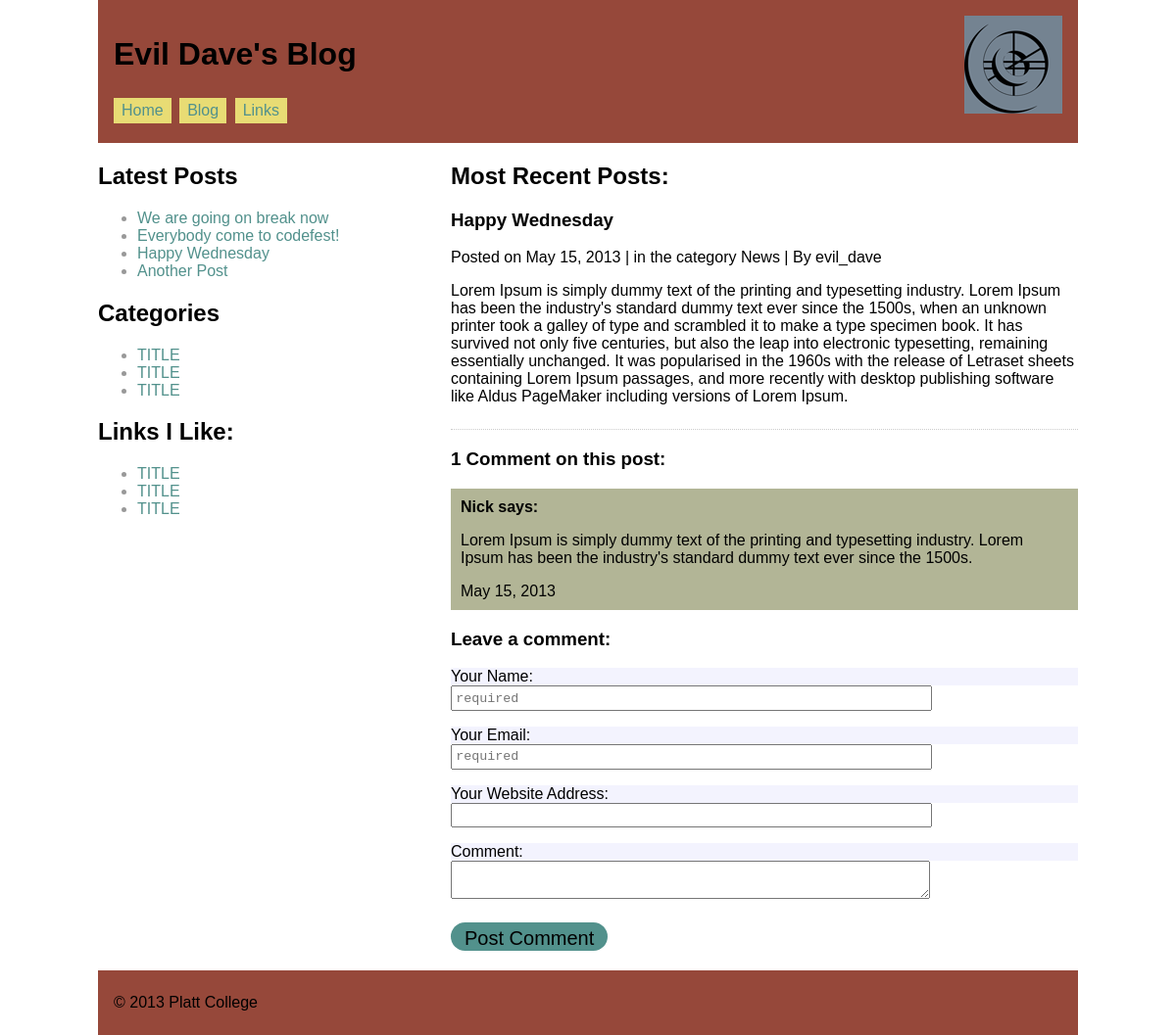
Page /blog/index.php?page=single&post_id=1 on the committed database.
### tables this page shows
CREATE TABLE IF NOT EXISTS `posts` (
  `post_id` mediumint(8) unsigned NOT NULL AUTO_INCREMENT,
  `title` text NOT NULL,
  `date` datetime NOT NULL,
  `body` text NOT NULL,
  `category_id` mediumint(8) unsigned NOT NULL,
  `user_id` mediumint(8) unsigned NOT NULL,
  `is_public` tinyint(1) NOT NULL,
  `allow_comments` tinyint(1) NOT NULL,
  PRIMARY KEY (`post_id`)
);

CREATE TABLE IF NOT EXISTS `categories` (
  `category_id` mediumint(8) unsigned NOT NULL AUTO_INCREMENT,
  `name` varchar(40) NOT NULL,
  `color` varchar(40) NOT NULL,
  PRIMARY KEY (`category_id`)
);

CREATE TABLE IF NOT EXISTS `users` (
  `user_id` mediumint(8) unsigned NOT NULL AUTO_INCREMENT,
  `username` varchar(100) NOT NULL,
  `password` varchar(40) NOT NULL,
  `email` varchar(100) NOT NULL,
  `join_date` date NOT NULL,
  `avatar_link` varchar(100) NOT NULL,
  `is_admin` tinyint(1) NOT NULL,
  PRIMARY KEY (`user_id`)
);

CREATE TABLE IF NOT EXISTS `comments` (
  `comment_id` mediumint(8) unsigned NOT NULL AUTO_INCREMENT,
  `name` varchar(40) NOT NULL,
  `email` varchar(100) NOT NULL,
  `url` varchar(100) NOT NULL,
  `date` datetime NOT NULL,
  `body` text NOT NULL,
  `post_id` mediumint(8) unsigned NOT NULL,
  `is_approved` tinyint(1) NOT NULL,
  PRIMARY KEY (`comment_id`)
);

### blog/content-single.php (the view, shortened to what this page needs)
<?php
$post_id =$_GET['post_id'];
$query = "SELECT posts.*, categories.*, users.username, users.user_id
FROM posts, categories, users
WHERE posts.is_public = 1
AND posts.category_id = categories.category_id
AND posts.user_id = users.user_id
AND posts.post_id = $post_id
ORDER BY posts.date DESC
LIMIT 1";
if( $result = $db->query($query) ):
	?>
<h2>Most Recent Posts:</h2>
<?php
while( $row = $result->fetch_assoc() ):
	?>
<article class="post">
	<h3><?php echo $row['title']; ?></h3>
	<div class="postmeta">Posted on <?php echo convert_date($row['date']); ?>
		| in the category <?php echo $row['name']; ?>
		| By <?php echo $row['username']; ?>
	</div>
	<p><?php echo $row['body']; ?></p>
</article>
<?php
$query_comm = "SELECT name, date, body
FROM comments
WHERE is_approved = 1
AND post_id = $post_id
ORDER BY date ASC";
if($result_comm = $db->query($query_comm)):
	?>
<section id ="comments">
	<h3><?php echo comments_number($result_comm->num_rows); ?>  on this post:</h3>
	<?php if( $result_comm->num_rows >0 ): ?>
	<ol>
	<?php
		while($row_comm = $result_comm->fetch_assoc()): ?>
		<li>
		<h4><?php echo $row_comm['name'];?> says:</h4>
		<p><?php echo $row_comm['body'];?></p>
		<time datetime="<?php echo $row_comm['date'];?>">
			<?php echo convert_date( $row_comm['date']);?>
		</time>
		</li>
	<?php endwhile;
	$result_comm->free(); ?>
	</ol>
	<?php else: ?>
	<h4> Your comment could be the first! </h4>
	<?php endif;  ?>
</section>
<?php endif;  ?>
<?php
if(1 == $row['allow_comments'] ):
	include( 'comment-form.php' );
endif;
 ?>
<?php
endwhile;
?>
<?php else: ?>
	<h2>No Posts to Show</h2>
<?php endif; ?>

### blog/function.php (shortened to what this page needs)
<?php
function convert_date($dateR){
	$engMon=array('January','February','March','April','May','June','July','August','September','October','November','December',' ');
	$l_months='January:February:March:April:May:June:July:August:September:October:November:December';
	$dateFormat='F j, Y';
	$months=explode (':', $l_months);
	$months[]='&nbsp;';
	$dfval=strtotime($dateR);
	$dateR=date($dateFormat,$dfval);
	$dateR=str_replace($engMon,$months,$dateR);
	return $dateR;
}
function comments_number($number){
	if($number == 1 ){
		echo '1 Comment';
	}elseif( $number == 0 ){
		echo 'No Comments';
	}else{
		echo "$number Comments";
	}
}

### blog/comment-form.php (shortened to what this page needs)
<section id="commentform">
	<h3>Leave a comment:</h3>
	<form method="post" action="#commentform">
		<label>Your Name:</label>
		<input type="text" name="name" id="name" required="required" placeholder="required" />
		<label>Your Email:</label>
		<input type="email" name="email" id="email" required="required" placeholder="required" />
		<label>Your Website Address:</label>
		<input type="url" name="url" id="url" />
		<label for="comment">Comment:</label>
		<textarea name="comment" id="comment"></textarea>
		<input type="submit" value="Post Comment" />
	</form>
</section>

### blog/sidebar.php
<aside>
		<?php
		$query_latest = "SELECT title, post_id
						FROM posts
						WHERE is_public = 1
						ORDER BY date DESC
						LIMIT 10";
		if( $result_latest = $db->query($query_latest) ):
		 ?>
		<h2>Latest Posts</h2>
		<ul>
			<?php
			while( $row_latest = $result_latest->fetch_assoc() ): ?>
				<li>
	<a href="index.php?page=single&amp;post_id=<?php echo $row_latest['post_id']; ?>">
					<?php echo $row_latest['title']; ?></a></li>
			<?php endwhile; ?>
		</ul>
		<?php endif; ?>
		<h2>Categories</h2>
		<ul>
			<li><a href="#">TITLE</a></li>
			<li><a href="#">TITLE</a></li>
			<li><a href="#">TITLE</a></li>
		</ul>
		<h2>Links I Like:</h2>
		<ul>
			<li><a href="#">TITLE</a></li>
			<li><a href="#">TITLE</a></li>
			<li><a href="#">TITLE</a></li>
		</ul>
</aside>

### blog/style.css (style rules this page uses)
body { width: 98%; margin: 0 auto; font-size: 100%; max-width: 62.5em; font-family: 'Georgia', sans-serif }
a { color: #52918C; text-decoration: none; }
aside { width: 30%; float: left; min-width: 9.5em; color: #999; }
aside h2 { color: #000; }
#comments { border-top: dotted 1px #CCC; margin-top: 1.5em; }
#comments ol { list-style: none; margin: 0; padding: 0; }
#comments ol li { padding: 10px; background-color: #B2B596; }
#comments ol li:nth-child(odd) { background-color: #B2B596; }
#comments ol li h4 { margin: 0; }
label, input[type=submit] { display: block; margin-top: 1em; background-color: #F3F3FE; }
input[type=submit], .btn { background-color: #52918C; color: black; padding: .3em .7em .15em .7em; border: none; -webkit-border-radius: 50px; border-radius: 50px; font-size: .9em; margin-bottom: 1em; font-size: 1.25em; line-height: 1em; }
input[type=text], input[type=url], input[type=email], textarea { width: 75%; padding: .25em; font-family: "Lucida Console", "Courier New", Courier, monospace; }

### rows in the picture
posts: title "Happy Wednesday", date "May 15, 2013", category.name "News", user.username "evil_dave", body "Lorem Ipsum is simply dummy text of the printing and typesetting industry. Lorem Ipsum has been the industry's standard dummy text ever since the 1500s, when an unknown printer took a galley of type and scrambled it to make a type specimen book. It has survived not only five centuries, but also the leap into electronic typesetting, remaining essentially unchanged. It was popularised in the 1960s with the release of Letraset sheets containing Lorem Ipsum passages, and more recently with desktop publishing software like Aldus PageMaker including versions of Lorem Ipsum."
comments: name "Nick", body "Lorem Ipsum is simply dummy text of the printing and typesetting industry. Lorem Ipsum has been the industry's standard dummy text ever since the 1500s.", date "May 15, 2013"
posts: title "We are going on break now"
posts: title "Everybody come to codefest!"
posts: title "Another Post"
